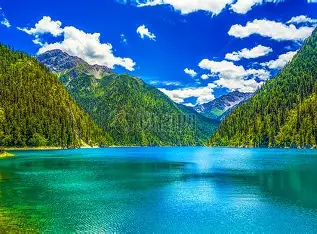
#> input picture machine_vision_1/for_test_1.png, 317 x 234 px
$ python machine_vision_1.py
#> lines starting #> are read from the running program, lines starting #| are printed output that depends on the picture
import cv2

img = cv2.imread('./for_test_1.png', cv2.IMREAD_COLOR)
#> img is the input picture: shape (234, 317, 3); mean B, G, R 142.1, 125, 51.5
cv2.imshow('raw_img', img)

img2 = cv2.resize(img,(600,600))
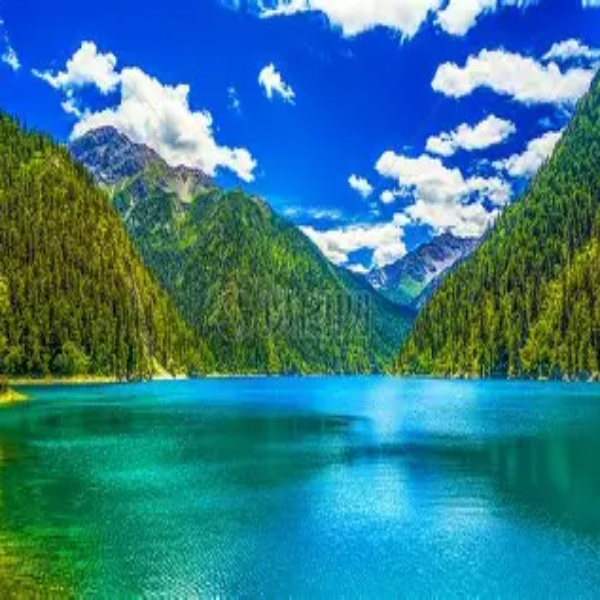
#> img2: shape (600, 600, 3); mean B, G, R 142, 124.9, 51.4
cv2.imshow('resized_img', img2)


video_1 = cv2.VideoCapture('./for_test_2.mp4')
if not video_1.isOpened():
    print("failed to open video!")
else:
    while True:
        ret, frame = video_1.read()
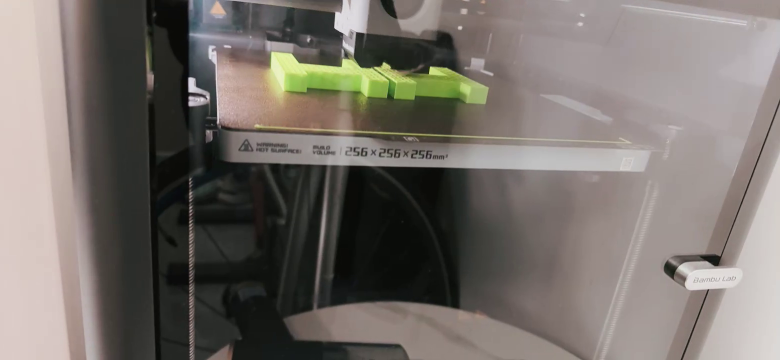
#> input picture frame 12 of machine_vision_1/for_test_2.mp4, 1560 x 720 px (shown at 1/2 size)
#> frame is the input picture: shape (720, 1560, 3); mean B, G, R 106.1, 111.7, 118.1
        if not ret:
            print("failed to read video!")
            break
        cv2.imshow('video_test', frame)
        if cv2.waitKey(25) & 0xFF == ord('q'):
#> (key q is pressed here)
            break
video_1.release()

cv2.waitKey(0)
cv2.destroyAllWindows()
